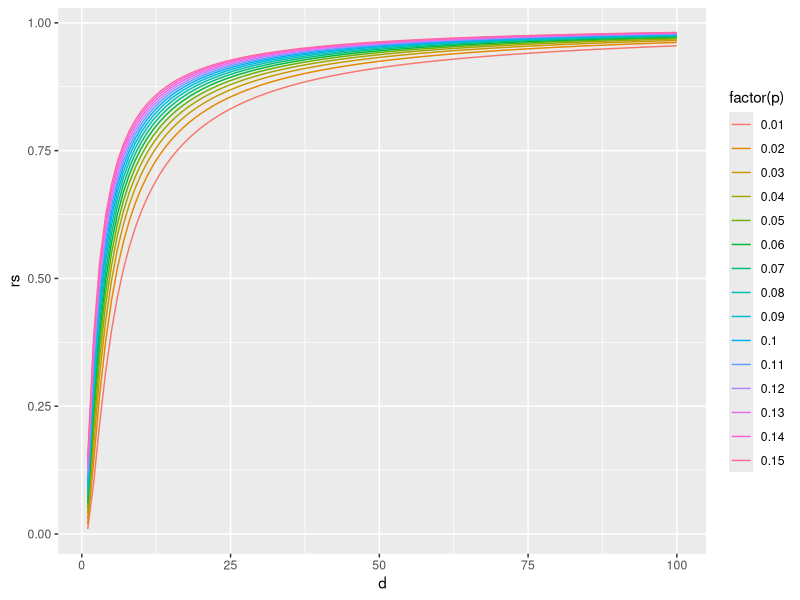

This figure's R source:
### Curse of dimensionality simple illustration ###

# Hypercube of unit volume

# p : fraction of points / volume needed in each bin for neighborhood !
require(tidyverse)
require(ggplot2)

seq_p <- seq(0.01, 0.15, by = 0.01)

seq_d <- seq(1, 100, by = 1)

len_p <- length(seq_p)
len_d <- length(seq_d)

num_data <- len_p * len_d

data <- tibble(
  p = rep(NA, num_data),
  d = rep(NA, num_data),
  rs = rep(NA, num_data)
)

ctr <- 1

for (p in seq_p) {
  
  for (d in seq_d) {
    relevant_side <- p ** (1./d)
    data[ctr,1] <- p
    data[ctr,2] <- d
    data[ctr,3] <- relevant_side
    ctr <- ctr + 1
  }
}

data %>%
  ggplot(aes(x = d, y = rs, colour = factor(p))) + geom_line()


